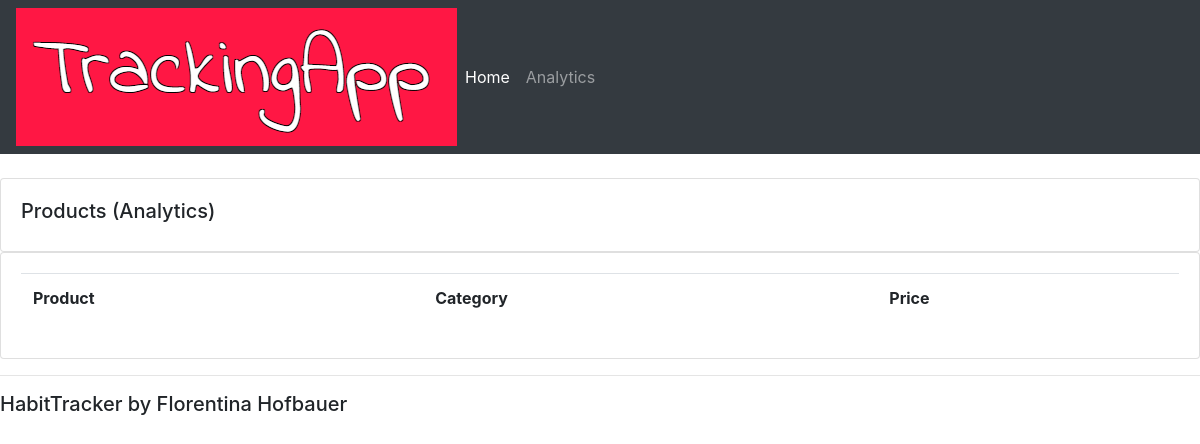
/analytics/, run on an earlier commit of the app's database.
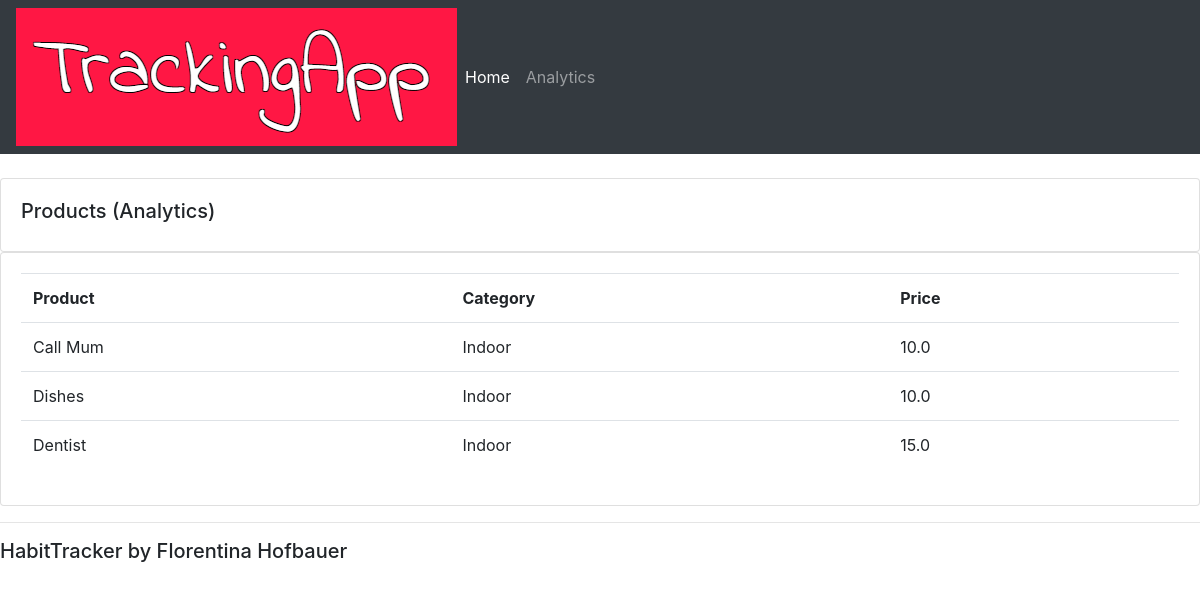
And on a later commit of the database.
### crm/models.py (models this page shows, shortened)
class Product(models.Model):
    CATEGORY = (
                ('Indoor', 'Indoor'),
                ('Outdoor', 'Outdoor'),
                )
    name = models.CharField(max_length=400, null=True)
    price = models.FloatField(null=True)
    category = models.CharField(max_length=400, null=True, choices=CATEGORY)
    description = models.CharField(max_length=400, null=True, blank=True)
    date_created =  models.DateTimeField(auto_now_add=True, null=True)
    tags = models.ManyToManyField(Tag)

### crm/views.py (the view)
# urls.py: path('analytics/', views.analytics, name="analytics"),
def analytics(request):
    products = Product.objects.all()
    return render(request, 'habit/analytics.html', {'products':products})

### crm/templates/habit/analytics.html
{% extends 'habit/main.html' %}
{% block content %}
<br>
<div class="row">
    <div class="col-md">
        <div class="card card-body">
            <h5>Products (Analytics)</h5>
        </div>
        <div class="card card-body">
            <table class="table">
                <tr>
                    <th>Product</th>
                    <th>Category</th>
                    <th>Price</th>
                </tr>
                {% for i in products %}
                <tr>
                    <td>{{i.name}}</td>
                    <td>{{i.category}}</td>
                    <td>{{i.price}}</td>
                </tr>
                {% endfor %}
            </table>
        </div>
    </div>
</div>
{% endblock %}

What changed in the data, as far as the page shows it:
added Product: name "Call Mum", category "Indoor", price "10.0"
added Product: name "Dishes", category "Indoor", price "10.0"
added Product: name "Dentist", category "Indoor", price "15.0"
